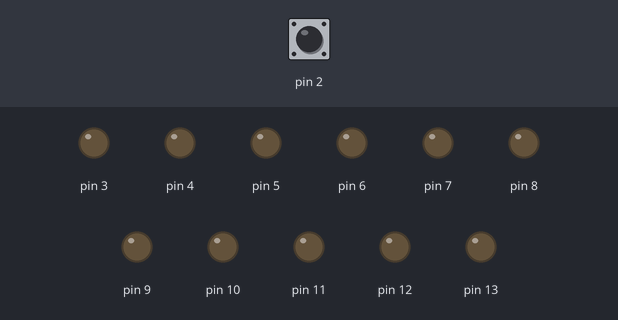
Bench run of a sketch on a simulated Arduino Uno, built with avr-gcc and run on an emulated ATmega328P. Shown: output pins drawn as LEDs (lit = HIGH). Inputs (shaded band) come from the test bench; at power-on: pin 2 HIGH.

Above: at 1.2 s.
1.3 s: pin 2 driven LOW
At 1.54 s:
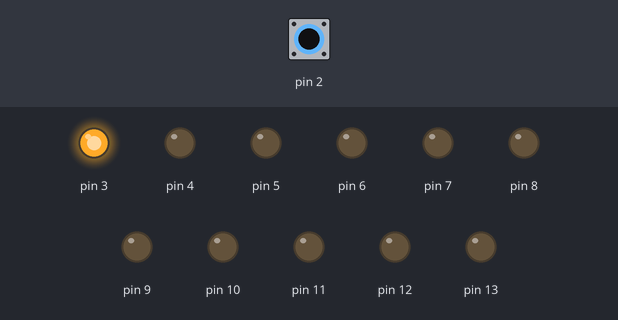
3.2 s: pin 2 pulsed HIGH 2 times (0.12 s each, 0.3 s apart)
At 3.84 s:
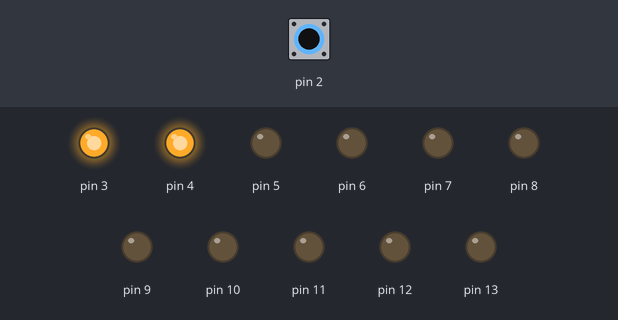
5.5 s: pin 2 pulsed HIGH 5 times (0.12 s each, 0.3 s apart)
At 7.7 s:
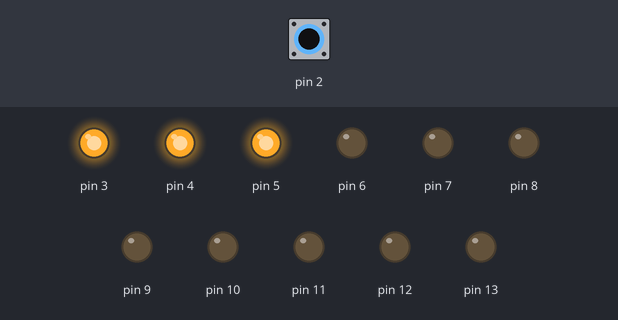
Timing chart, 0 to 10.3 s (numbered marks = the images above; inputs shaded):
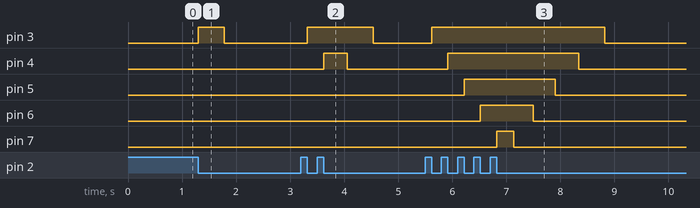

Measured:
- after the input at 1.3 s, pin 3: LOW → HIGH at once, → LOW 0.48 s later
- after the input at 3.2 s, pin 3: LOW → HIGH after 0.12 s, → LOW 1.2 s later; pin 4: LOW → HIGH after 0.42 s, → LOW 0.44 s later
- after the input at 5.5 s, pin 3: LOW → HIGH after 0.12 s, → LOW 3.2 s later; pin 4: LOW → HIGH after 0.42 s, → LOW 2.4 s later; pin 5: LOW → HIGH after 0.72 s, → LOW 1.7 s later; pin 6: LOW → HIGH after 1.0 s, → LOW 0.98 s later; pin 7: LOW → HIGH after 1.3 s, → LOW 0.32 s later

The sketch:

Light_level.ino
```cpp
void setup(){
  Serial.begin(115200);
  pinMode(2, INPUT);
  for(int i = 3; i < 14; i++){
    pinMode(i, OUTPUT);
  }
}

unsigned long last_pressed;
int l_p, level;

void loop(){
  int p = digitalRead(2);
  if(l_p == HIGH && p == LOW){
    if(level < 11){
      level++;
    }
    last_pressed = millis();
  }
  if(last_pressed+(13-level)*40 < millis()){
    if(level > 0){
      level--;
      last_pressed = millis();
    }
  }
  for(int i = 3; i < level+3; i++){
    digitalWrite(i, HIGH);
  }
  for(int i = level+3; i < 14; i++){
    digitalWrite(i, LOW);
  }
  l_p = p;
}
```
